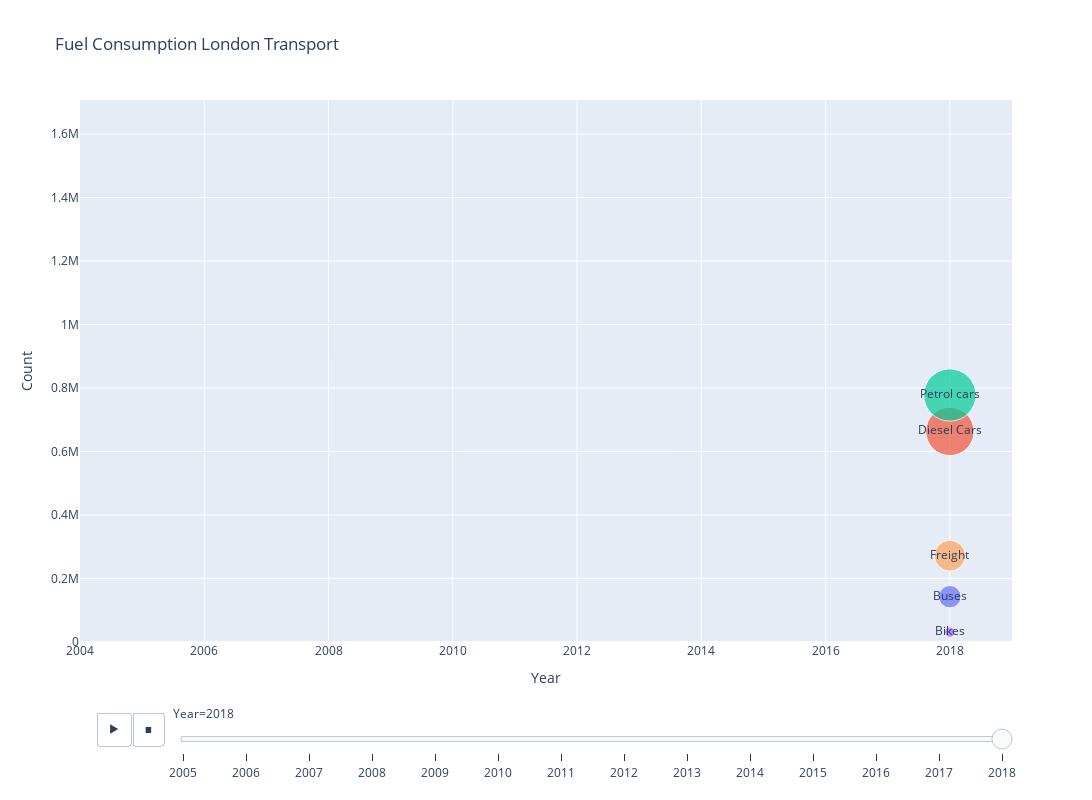

Notebook code for this chart:
### Code cell
import plotly.express as px
import pandas as pd


data = fuel_cons

melted_data = data.melt('Year', var_name='Category', value_name='Count')

fig = px.scatter(
    melted_data,
    x='Year',
    y='Count',
    animation_frame='Year',
    animation_group='Category',
    color='Category',
    hover_name='Category',
    text='Category',  # Use the Category column as labels
    size='Count',
    title='Fuel Consumption London Transport',
    labels={'Year': 'Year', 'Count': 'Count'},
    range_y=[0, data.values.max() * 1.1],
    size_max=50
)


fig.update_layout(
    width=1200,
    height=800,
    xaxis=dict(range=[2004, 2019]),
    yaxis=dict(range=[0, data.values.max() * 1.2]),
    hovermode='closest',
    showlegend=False
)

# Show the figure
fig.show()

### Figure 1 — Plotly figure (JSON) as saved in the notebook; plotly's stock layout.template omitted (floating-point values rounded to 4 significant figures)
{"data": [{"hovertemplate": "<b>%{hovertext}</b><br><br>Category=%{text}<br>Year=%{x}<br>Count=%{marker.size}<extra></extra>", "hovertext": ["Buses"], "ids": ["Buses"], "legendgroup": "Buses", "marker": {"color": "#636efa", "size": [142651], "sizemode": "area", "sizeref": 569.1, "symbol": "circle"}, "mode": "markers+text", "name": "Buses", "orientation": "v", "showlegend": true, "text": ["Buses"], "type": "scatter", "x": [2018], "xaxis": "x", "y": [142651], "yaxis": "y"}, {"hovertemplate": "<b>%{hovertext}</b><br><br>Category=%{text}<br>Year=%{x}<br>Count=%{marker.size}<extra></extra>", "hovertext": ["Diesel Cars"], "ids": ["Diesel Cars"], "legendgroup": "Diesel Cars", "marker": {"color": "#EF553B", "size": [663306], "sizemode": "area", "sizeref": 569.1, "symbol": "circle"}, "mode": "markers+text", "name": "Diesel Cars", "orientation": "v", "showlegend": true, "text": ["Diesel Cars"], "type": "scatter", "x": [2018], "xaxis": "x", "y": [663306], "yaxis": "y"}, {"hovertemplate": "<b>%{hovertext}</b><br><br>Category=%{text}<br>Year=%{x}<br>Count=%{marker.size}<extra></extra>", "hovertext": ["Petrol cars"], "ids": ["Petrol cars"], "legendgroup": "Petrol cars", "marker": {"color": "#00cc96", "size": [778062], "sizemode": "area", "sizeref": 569.1, "symbol": "circle"}, "mode": "markers+text", "name": "Petrol cars", "orientation": "v", "showlegend": true, "text": ["Petrol cars"], "type": "scatter", "x": [2018], "xaxis": "x", "y": [778062], "yaxis": "y"}, {"hovertemplate": "<b>%{hovertext}</b><br><br>Category=%{text}<br>Year=%{x}<br>Count=%{marker.size}<extra></extra>", "hovertext": ["Bikes"], "ids": ["Bikes"], "legendgroup": "Bikes", "marker": {"color": "#ab63fa", "size": [30888], "sizemode": "area", "sizeref": 569.1, "symbol": "circle"}, "mode": "markers+text", "name": "Bikes", "orientation": "v", "showlegend": true, "text": ["Bikes"], "type": "scatter", "x": [2018], "xaxis": "x", "y": [30888], "yaxis": "y"}, {"hovertemplate": "<b>%{hovertext}</b><br><br>Category=%{text}<br>Year=%{x}<br>Count=%{marker.size}<extra></extra>", "hovertext": ["Freight"], "ids": ["Freight"], "legendgroup": "Freight", "marker": {"color": "#FFA15A", "size": [271898], "sizemode": "area", "sizeref": 569.1, "symbol": "circle"}, "mode": "markers+text", "name": "Freight", "orientation": "v", "showlegend": true, "text": ["Freight"], "type": "scatter", "x": [2018], "xaxis": "x", "y": [271898], "yaxis": "y"}], "layout": {"height": 800, "hovermode": "closest", "legend": {"itemsizing": "constant", "title": {"text": "Category"}, "tracegroupgap": 0}, "showlegend": false, "sliders": [{"active": 13, "currentvalue": {"prefix": "Year="}, "len": 0.9, "pad": {"b": 10, "t": 60}, "steps": [{"args": [["2005"], {"frame": {"duration": 0, "redraw": false}, "fromcurrent": true, "mode": "immediate", "transition": {"duration": 0, "easing": "linear"}}], "label": "2005", "method": "animate"}, {"args": [["2006"], {"frame": {"duration": 0, "redraw": false}, "fromcurrent": true, "mode": "immediate", "transition": {"duration": 0, "easing": "linear"}}], "label": "2006", "method": "animate"}, {"args": [["2007"], {"frame": {"duration": 0, "redraw": false}, "fromcurrent": true, "mode": "immediate", "transition": {"duration": 0, "easing": "linear"}}], "label": "2007", "method": "animate"}, {"args": [["2008"], {"frame": {"duration": 0, "redraw": false}, "fromcurrent": true, "mode": "immediate", "transition": {"duration": 0, "easing": "linear"}}], "label": "2008", "method": "animate"}, {"args": [["2009"], {"frame": {"duration": 0, "redraw": false}, "fromcurrent": true, "mode": "immediate", "transition": {"duration": 0, "easing": "linear"}}], "label": "2009", "method": "animate"}, {"args": [["2010"], {"frame": {"duration": 0, "redraw": false}, "fromcurrent": true, "mode": "immediate", "transition": {"duration": 0, "easing": "linear"}}], "label": "2010", "method": "animate"}, {"args": [["2011"], {"frame": {"duration": 0, "redraw": false}, "fromcurrent": true, "mode": "immediate", "transition": {"duration": 0, "easing": "linear"}}], "label": "2011", "method": "animate"}, {"args": [["2012"], {"frame": {"duration": 0, "redraw": false}, "fromcurrent": true, "mode": "immediate", "transition": {"duration": 0, "easing": "linear"}}], "label": "2012", "method": "animate"}, {"args": [["2013"], {"frame": {"duration": 0, "redraw": false}, "fromcurrent": true, "mode": "immediate", "transition": {"duration": 0, "easing": "linear"}}], "label": "2013", "method": "animate"}, {"args": [["2014"], {"frame": {"duration": 0, "redraw": false}, "fromcurrent": true, "mode": "immediate", "transition": {"duration": 0, "easing": "linear"}}], "label": "2014", "method": "animate"}, {"args": [["2015"], {"frame": {"duration": 0, "redraw": false}, "fromcurrent": true, "mode": "immediate", "transition": {"duration": 0, "easing": "linear"}}], "label": "2015", "method": "animate"}, {"args": [["2016"], {"frame": {"duration": 0, "redraw": false}, "fromcurrent": true, "mode": "immediate", "transition": {"duration": 0, "easing": "linear"}}], "label": "2016", "method": "animate"}, {"args": [["2017"], {"frame": {"duration": 0, "redraw": false}, "fromcurrent": true, "mode": "immediate", "transition": {"duration": 0, "easing": "linear"}}], "label": "2017", "method": "animate"}, {"args": [["2018"], {"frame": {"duration": 0, "redraw": false}, "fromcurrent": true, "mode": "immediate", "transition": {"duration": 0, "easing": "linear"}}], "label": "2018", "method": "animate"}], "x": 0.1, "xanchor": "left", "y": 0, "yanchor": "top"}], "title": {"text": "Fuel Consumption London Transport"}, "updatemenus": [{"active": 0, "buttons": [{"args": [null, {"frame": {"duration": 500, "redraw": false}, "fromcurrent": true, "mode": "immediate", "transition": {"duration": 500, "easing": "linear"}}], "label": "&#9654;", "method": "animate"}, {"args": [[null], {"frame": {"duration": 0, "redraw": false}, "fromcurrent": true, "mode": "immediate", "transition": {"duration": 0, "easing": "linear"}}], "label": "&#9724;", "method": "animate"}], "direction": "left", "pad": {"r": 10, "t": 70}, "showactive": false, "type": "buttons", "x": 0.1, "xanchor": "right", "y": 0, "yanchor": "top"}], "width": 1200, "xaxis": {"anchor": "y", "categoryarray": [2005, 2006, 2007, 2008, 2009, 2010, 2011, 2012, 2013, 2014, 2015, 2016, 2017, 2018], "categoryorder": "array", "domain": [0, 1], "range": [2004, 2019], "title": {"text": "Year"}, "type": "linear"}, "yaxis": {"anchor": "x", "domain": [0, 1], "range": [0, 1707000.0], "title": {"text": "Count"}, "type": "linear"}}}
